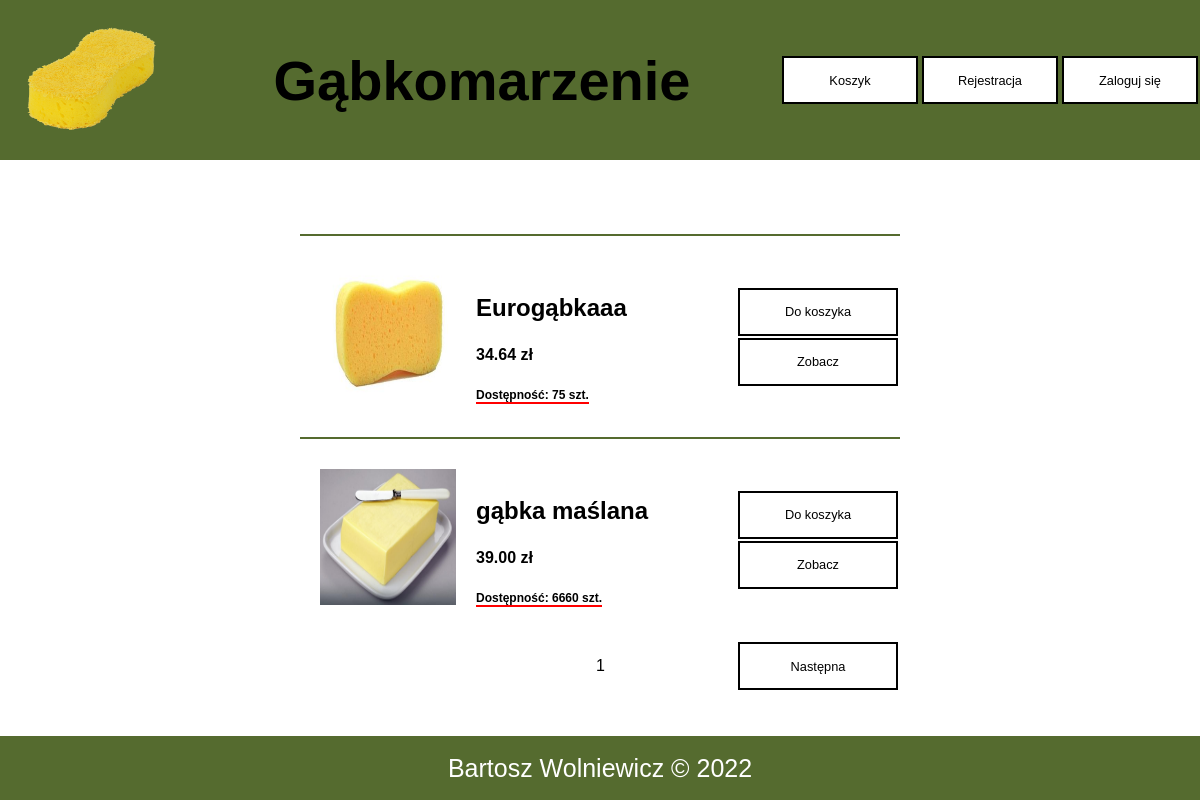
Before: / with the older database file.
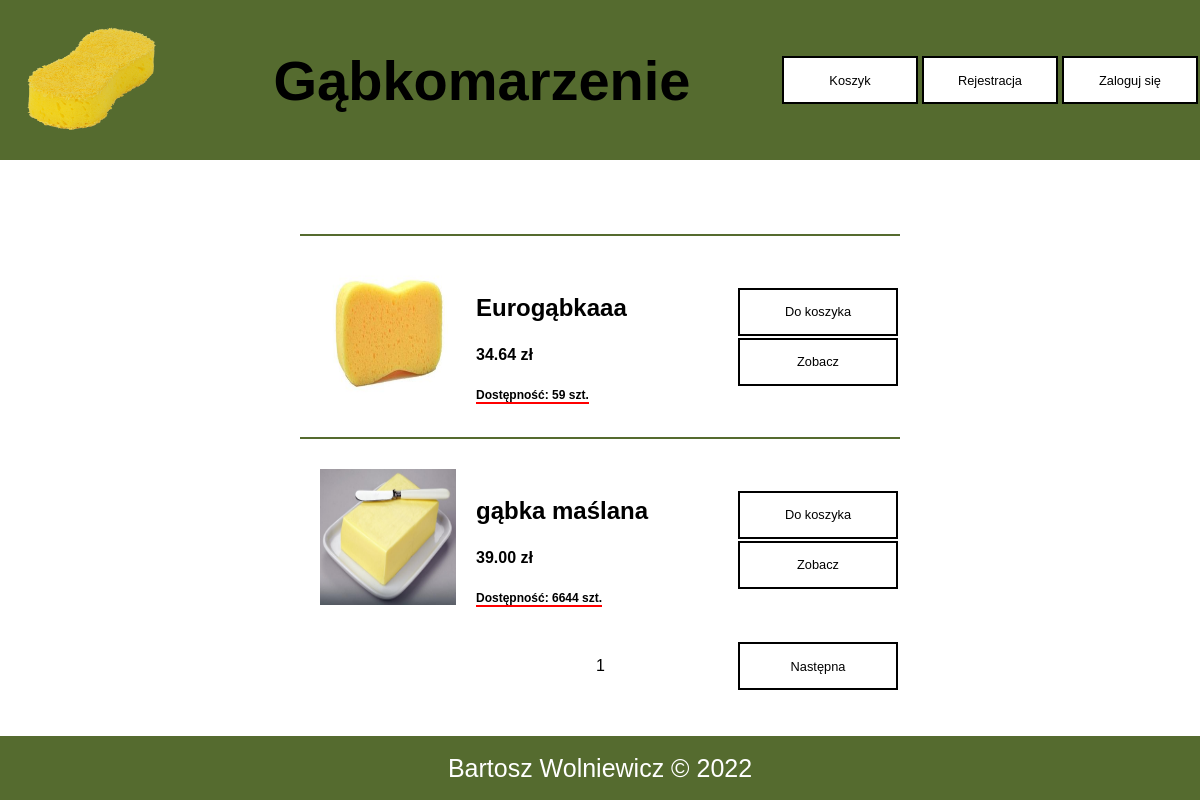
After: the same page with the newer database file.
### tables this page shows
CREATE TABLE `produkty` (
  `id` int(11) NOT NULL,
  `nazwa` varchar(250) NOT NULL,
  `zdjecie` varchar(50) NOT NULL,
  `cena` decimal(10,2) NOT NULL,
  `ilosc_magazyn` int(11) DEFAULT NULL,
  `widoczny` tinyint(1) DEFAULT NULL
);

### scripts/show_produkty.php (the view)
<?php
echo "<div id=content>";
    $conn = new mysqli('localhost', 'root', '', 'passwd_hash');
    $sql = "SELECT count(*) ile FROM produkty WHERE widoczny=1";
    $productcount = $conn->query($sql)->fetch_assoc()['ile'];
    $prod_per_page = 2;
    $pagecount=ceil($productcount/$prod_per_page);
    $p= (isset($_GET['p'])) ? $_GET['p'] : 1;
    $pom=($p-1)*$prod_per_page;
    $sql = "SELECT id, nazwa, zdjecie, cena, ilosc_magazyn FROM produkty WHERE widoczny=1 ORDER BY 1 LIMIT $prod_per_page OFFSET $pom";
    $res = $conn->query($sql);
    while($produkt = $res->fetch_assoc()){
    echo <<< OPOLE
    <div class=produkt>
        <div class=zwijaj>
        <a href=./sites/produkt.php?id=$produkt[id]><img class=midimg src=./images/$produkt[zdjecie] alt=$produkt[nazwa]></a>
        <div>
        <a href=./sites/produkt.php?id=$produkt[id]><h3>$produkt[nazwa]</h3></a>
            <h4>$produkt[cena] zł</h4>
            <h5>Dostępność: <span class=sztuki>$produkt[ilosc_magazyn]</span> szt.</h5>
        </div>
        </div>
        <div>
        <a class=button href=./index.php?action=koszyk&id=$produkt[id]&p=$p><div>Do koszyka</div></a>
        <a class=button href=./sites/produkt.php?id=$produkt[id]&p=$p><div>Zobacz</div></a>
        </div>
    </div>
OPOLE;
    }
if($p==1&&$pagecount>1){
    echo "<div id=lower_butt><div class=szer></div><div>$p</div><a href=./index.php?p=2 class=button><div>Następna</div></a></div>";
}
elseif($p==1&&$pagecount==1){
}
elseif($p<$pagecount){
    $pp=$p-1;
    $nn=$p+1;
    echo "<div id=lower_butt><a href=./index.php?p=$pp class=button><div>Poprzednia</div></a><div>$p</div><a href=./index.php?p=$nn class=button><div>Następna</div></a></div>";
}else{
    $pp=$p-1;
    echo "<div id=lower_butt><a href=./index.php?p=$pp class=button><div>Poprzednia</div></a><div>$p</div><div class=szer></div></div>";
}
?>

### index.php (shortened to what this page needs)
<!DOCTYPE html>
<html lang="pl" dir="ltr">
  <head>
    <link rel="stylesheet" href="./styl.css">
  </head>
  <body>
    <header>
      <a href="index.php"><img src="./images/logo.png" id="logo" alt="logo"></a>
      <h1>Gąbkomarzenie</h1>
      <div id="nazwa">
        <a class="button" href="./sites/koszyk.php"><div>Koszyk</div></a>
        <a class="button" href="index.php?action=reg"><div>Rejestracja</div></a>
        <a class="button" href="index.php?action=log"><div>Zaloguj się</div></a>
      </div>
    </header>
    <?php
    if(isset($_GET['action'])){
      if($_GET['action']=="reg"){
        require_once('./scripts/register_form.php');
      }
      elseif($_GET['action']=="log"){
        require_once('./scripts/login_form.php');
      }
      elseif($_GET['action']=="forgot"){
        require_once('./scripts/zapomnialem_hasla_form.php');
      }
      elseif($_GET['action']=="Zalogowano pomyślnie!"){
        $_SESSION['username'] = $_GET['username'];
        require_once('./scripts/show_produkty.php');
      }
      elseif($_GET['action']=="out"){
        unset($_SESSION['username']);
        unset($_SESSION['koszyk']);
        echo "<script>document.getElementById('nazwa').innerHTML = '<a class=button href=./sites/koszyk.php><div>Koszyk</div></a><a class=button href=./index.php?action=reg><div>Rejestracja</div></a><a class=button href=./index.php?action=log><div>Zaloguj się</div></a>'</script>";
        require_once('./scripts/show_produkty.php');
      }
      if($_GET['action']=="koszyk"){
        if(isset($_SESSION['koszyk'][$_GET['id']])){
          $_SESSION['koszyk'][$_GET['id']]++;
        }
        else{
          $_SESSION['koszyk'][$_GET['id']]=1;
        }
        header("location: ./index.php?p=$_GET[p]");
      }
    }
    else{
      require_once('./scripts/show_produkty.php');
    }
     ?>
     </div>
     <footer>Bartosz Wolniewicz &copy; 2022</footer>
  </body>
</html>

### styl.css (style rules this page uses)
body { font-family: 'HelveticaNow', 'Helvetica'; margin: 0; }
a { text-decoration: none; color:black; }
h1 { font-size: 7vh; }
h3 { font-size: 3vh; }
h4 { font-size: 2vh; }
h5 { font-size: 1.5vh; }
#logo { height: 15vmin; width: 23vmin; }
.midimg { height: 17vmin; width: 17vmin; margin-right: 20px; margin-left: 20px; padding-bottom: 1px; }
header { height: 20vh; display: flex; background-color: darkolivegreen; flex-direction: row; align-items: center; justify-content: space-between; position: sticky; top: 0; }
.button { text-decoration: none; height: 28px; width: 140px; background-color: white; color: black; border: 2px solid black; margin: 2px; padding: 8px; display: flex; align-items: center; justify-content: center; }
#nazwa { width: 35%; height: 150px; display: flex; flex-direction: row; justify-content: flex-end; align-items: center; }
#nazwa .button { width: 150px; }
#content { min-height: 72vmin; background-color: white; display: flex; flex-direction: column; justify-content: center; align-items: center; }
.produkt:nth-of-type(1) { margin-top: 30px; }
.produkt { display: flex; flex-direction: row; justify-content: space-between; align-items: center; width: 50%; border-top: 2px solid darkolivegreen; padding-top: 30px; padding-bottom: 30px; }
footer { background-color: darkolivegreen; color: white; height: 8vmin; font-size: 25px; display: flex; justify-content: center; align-items: center; }
.zwijaj { display: flex; justify-content: center; align-items: center; }
a.button > div { font-size: 1.6vmin; }
#lower_butt { width: 50%; display: flex; flex-direction: row; justify-content: space-between; align-items: center; }

Changed rows visible on the page:
changed produkty "Eurogąbkaaa": ilosc_magazyn "75" → "59"
changed produkty "gąbka maślana": ilosc_magazyn "6660" → "6644"
